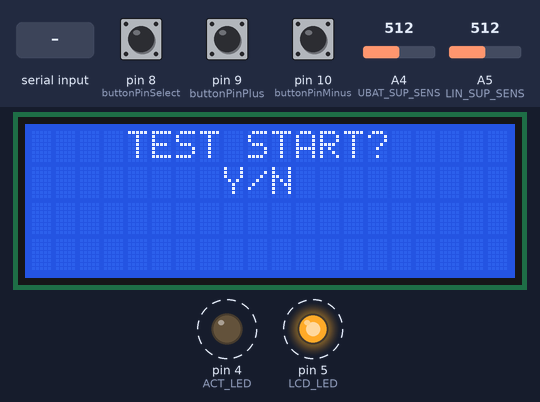
The sketch below on a simulated Arduino Uno, built with avr-gcc and run on an emulated ATmega328P. On the bench: 20×4 character LCD, output pins drawn as LEDs (lit = HIGH). Dashed ring = blinking. Inputs (shaded band) come from the test bench; at power-on: pin 10 (buttonPinMinus) HIGH, pin 9 (buttonPinPlus) HIGH, pin 8 (buttonPinSelect) HIGH, A4 (UBAT_SUP_SENS) = 512, A5 (LIN_SUP_SENS) = 512. What the sketch prints to the serial monitor is not drawn.

Above: at 1.3 s.
1.4 s: pin 10 (buttonPinMinus) pulled LOW for 0.15 s
At 1.93 s:
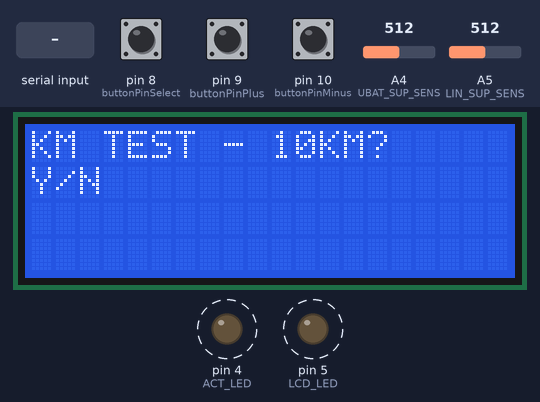
2.1 s: pin 9 (buttonPinPlus) pulled LOW for 0.15 s
At 2.55 s:
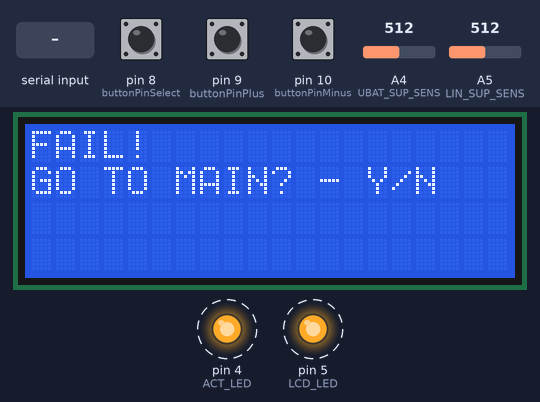
2.8 s: byte 121 ('y') received over Serial
At 4.6 s:
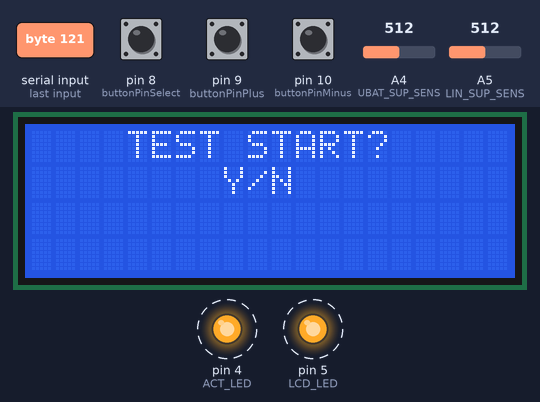
5.8 s: pin 10 (buttonPinMinus) pulled LOW for 1 s
At 6.7 s:
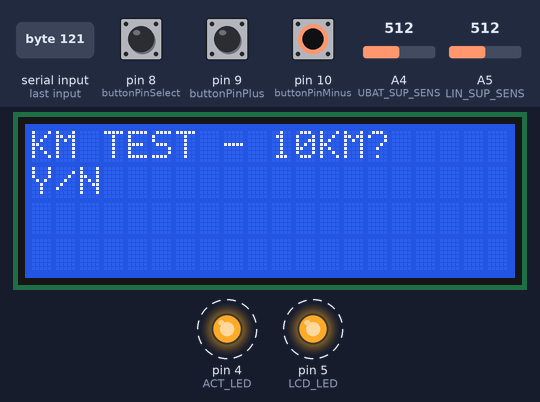
7.4 s: byte 110 ('n') received over Serial
At 9.8 s:
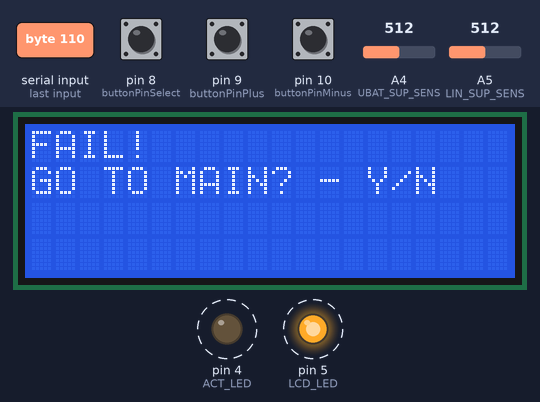
10.4 s: pin 10 (buttonPinMinus) pulled LOW for 3.2 s
At 11.16 s:
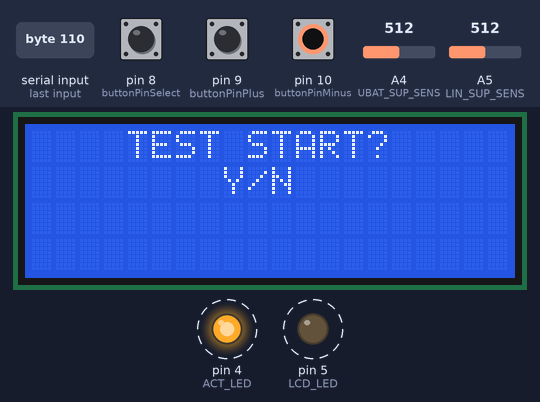
Timing chart, 0 to 15.2 s (numbered marks = the images above; inputs shaded):
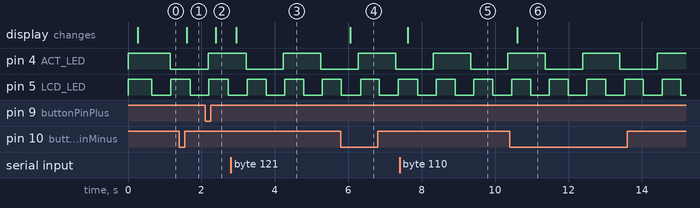

The sketch:

TestDevice.ino
```cpp
#include <Arduino.h>
#include <stdio.h>
#include <SoftwareSerial.h>
#include <LiquidCrystal_I2C.h>


#define ACT_LED 4
#define LCD_LED 5

#define LIN_RX 2
#define LIN_TX 3
#define LIN_EN 4

#define KL15_EN 6
#define BTN_CH0 8
#define BTN_CH1 9
#define BTN_CH2 10

#define LIN_SUP_SENS 5
#define UBAT_SUP_SENS 4
#define LIN_SUP_SENS_FACTOR 11
#define UBAT_SUP_SENS_FACTOR 11


boolean IdleState = true;
boolean IdleFlag = false;
unsigned long CyclickTask_counter10ms = 0u;
const long Counter10msDelayTime = 10u;
unsigned int CounterActLed = 0u;
unsigned int CounterStatLed = 0u;
unsigned int CounterDebugInfo = 0u;
const int CounterActLedRef = 100u;
const int CounterStatLedRef = 50u;
const int CounterDebugInfoRef = 100u;
unsigned int LinSupSensAdcRaw = 0u;
unsigned int UbatSupSensAdcRaw = 0u;
float LinSupSensAdcScaled = 0;
float UbatSupSensAdcScaled = 0;
unsigned long TimeStamp = 0;
unsigned int incomingByte = 0u;
unsigned char ShowFlag = true;


//BUTTON Cyclick Task init
int WhichScreen = 0;                       // This variable stores the current Screen number
boolean flag = true;                       // Check if the button is pressed
boolean flagPlus = true;
boolean flagMinus = true;
const int buttonPinSelect = BTN_CH0;             // the number of the pushbuttonSelect pin
const int buttonPinPlus = BTN_CH1;               // the number of the pushbuttonPlus pin
const int buttonPinMinus = BTN_CH2;             // the number of the pushbuttonMinus pin
int buttonStateSelect;                     // the current reading from the input pin
int lastButtonStateSelect = HIGH;           // the previous reading from the input pin
int buttonStatePlus;                       // the current reading from the input pin
int lastButtonStatePlus = HIGH;
int buttonStateMinus;                       // the current reading from the input pin
int lastButtonStateMinus = HIGH;
unsigned long lastDebounceTime = 0;        // the last time the output pin was toggled
unsigned long debounceDelay = 5;           // the debounce time; increase if the output flickers
unsigned long lastDebounceTimePlus = 0;        // the last time the output pin was toggled
unsigned long debounceDelayPlus = 5;           // the debounce time; increase if the output flickers
unsigned long lastDebounceTimeMinus = 0;        // the last time the output pin was toggled
unsigned long debounceDelayMinus = 5;

//LIN Serial init
SoftwareSerial LinSerial(2,3);

//I2C LCD Initialisation
LiquidCrystal_I2C lcd(0x27,20,4);  // set the LCD address to 0x27 for a 16 chars and 2 line display
unsigned char LcdRefreshTimer = 0;
unsigned char LcdRefreshTimerDelay = 10;
int temperatureDisplay = 0;
unsigned char diagRefreshTimerDelay = 50;
unsigned char diagRefreshTimer = 0;

void setup()
{
  //init functions
  Serial.begin(9600);
  LinSerial.begin(9600);
  pinMode(ACT_LED, OUTPUT);
  digitalWrite(ACT_LED, HIGH);
  pinMode(LCD_LED, OUTPUT);
  digitalWrite(LCD_LED, HIGH);

  pinMode(buttonPinSelect, INPUT_PULLUP); // Read input from button selectz
  pinMode(buttonPinPlus, INPUT_PULLUP); // Read input from button Plus
  pinMode(buttonPinMinus, INPUT_PULLUP); // Read input from button Minus

  // Init the LCD
  lcd.init();
  lcd.backlight();
  lcd.setCursor(3,0);
  lcd.print("INITIALISATION...");

  //Print the debug menu interface welcome message
  Serial.print("\n -------------------------------------------");
  Serial.print("\n|       Welcome to the Free Masonry");
  Serial.print("\n -------------------------------------------");
}

void loop()
{
  if(millis() - CyclickTask_counter10ms >= Counter10msDelayTime)
  {
    CyclickTask_counter10ms = millis();
    ActLedCyclic();
    AdcReadCyclic();
    IoDriverCyclic();
    Lcd_CyclickTaks();
    ButtonSelect();
    ButtonPlus();
    ButtonMinus();
    //Diag_CyclickTask();
    ReadInputSerialCyclick();
    // Put here your Cyclick task on Counter10msDelayTime
  }
}

void ActLedCyclic()
{
 if(CounterStatLed >= CounterStatLedRef)
  {
    CounterStatLed = 0u;
    digitalWrite(LCD_LED, !digitalRead(LCD_LED));
  }
  else
  {
    CounterStatLed++;
  }

   if(CounterActLed >= CounterActLedRef)
  {
    CounterActLed = 0u;
    digitalWrite(ACT_LED, !digitalRead(ACT_LED));
  }
  else
  {
    CounterActLed++;
  }
}

void AdcReadCyclic()
{
    LinSupSensAdcRaw = (analogRead(LIN_SUP_SENS)*5.015/1024);
    LinSupSensAdcScaled = (LinSupSensAdcRaw*(LIN_SUP_SENS_FACTOR));

    UbatSupSensAdcRaw = (analogRead(UBAT_SUP_SENS)*5.015/1024);
    UbatSupSensAdcScaled = (UbatSupSensAdcRaw*(UBAT_SUP_SENS_FACTOR));
}


void IoDriverCyclic()
{
//IO Control
}

// LCD function---------------------------------------------

void Lcd_CyclickTaks()
{
  LcdRefreshTimer++;
  if(LcdRefreshTimer>LcdRefreshTimerDelay)
  {
    LcdRefreshTimer=0;
     if(true == flag)
     {
       //WhichScreen++;
       flag = false;
     }
  switch(WhichScreen)
  {
    case 0:          // ENTER HOMESCREEN
    {

      if( true == ShowFlag)
      {
        ShowFlag = false;
        firstScreen();
      }

      if(true == flagMinus)        // ButtonMinus();
      {
       WhichScreen = 1;
       flagMinus = false;
       ShowFlag = true;
      }

    }
    break;

    case 1:          // TEST STEP 1 - KM
    {

      if( true == ShowFlag)
      {
        ShowFlag = false;
        LinSendSpeed10Km();
        secondScreen();
      }

      if(true == flagMinus)        // ButtonMinus();
     {
      WhichScreen = 2; // TEST OK - go to next test
      flagMinus = false;
      ShowFlag = true;
     }
     else if(true == flagPlus)    // ButtonPlus();
     {
      WhichScreen = 3; // TEST NOK - go to FAIL STATE
      flagPlus = false;
      ShowFlag = true;
     }
    }
    break;

    case 2:          // ENTER VOLTAGE MENU
    {
      if( true == ShowFlag)
      {
        ShowFlag = false;
      LinSendSpeed45Km();
      thirdScreen();
      }

      if(true == flagMinus)        // ButtonMinus();
      {
       WhichScreen = 2; // TEST OK - go to next test
       flagMinus = false;
       ShowFlag = true;
      }
      else if(true == flagPlus)    // ButtonPlus();
      {
       WhichScreen = 3; // TEST NOK - go to FAIL STATE
       flagPlus = false;
       ShowFlag = true;
      }
    }
    break;

    case 3:          // FAIL MENU
    {
      if( true == ShowFlag)
      {
       ShowFlag = false;
       FailScreen();
      }

       if(true == flagMinus)        // ButtonMinus();
       {
        WhichScreen = 0; // Main
        flagMinus = false;
        ShowFlag = true;
       }
    }
    break;

  }

 }
}

// Button Minus function ---------------------------------------------
void ButtonMinus()
{

    int readingMinus = digitalRead(buttonPinMinus);
    if (readingMinus != lastButtonStateMinus)
    {
      // reset the debouncing timer
      lastDebounceTimeMinus = debounceDelayMinus;
    }

   if ((lastDebounceTimeMinus--) <= 0)
   {
    // whatever the reading is at, it's been there for longer
    // than the debounce delay, so take it as the actual current state:

    // if the button state has changed:
    if (readingMinus != buttonStateMinus)
    {
      buttonStateMinus = readingMinus;

      // only toggle the LED if the new button state is HIGH
      if (buttonStateMinus == LOW)
      {
        flagMinus = true;
      }
      else
      {
        flagMinus = false;
      }
    }
    else
    {
      flagMinus = false;
    }
   }

   lastButtonStateMinus = readingMinus;
}

//Button Select function ------------------------------------------
void ButtonSelect()
{
    // BEGIN of the switch debouncing code
    int readingSelect = digitalRead(buttonPinSelect);


    if (readingSelect != lastButtonStateSelect)
    {
      // reset the debouncing timer
      lastDebounceTime = debounceDelay;
    }

   if ((lastDebounceTime--) <= 0)
   {
    // whatever the reading is at, it's been there for longer
    // than the debounce delay, so take it as the actual current state:

    // if the button state has changed:
    if (readingSelect != buttonStateSelect)
    {
      buttonStateSelect = readingSelect;

      // only toggle the LED if the new button state is HIGH
      if (buttonStateSelect == LOW)
      {
        flag = true;
      }
      else
      {
        flag = false;
      }
    }
    else
    {
      flag = false;
    }
   }

   lastButtonStateSelect = readingSelect;
}

// Button Plus function ---------------------------------------------
void ButtonPlus()
{
    int readingPlus = digitalRead(buttonPinPlus);
    if (readingPlus != lastButtonStatePlus)
    {
      // reset the debouncing timer
      lastDebounceTimePlus = debounceDelayPlus;
    }

   if ((lastDebounceTimePlus--) <= 0)
   {
    // whatever the reading is at, it's been there for longer
    // than the debounce delay, so take it as the actual current state:

    // if the button state has changed:
    if (readingPlus != buttonStatePlus)
    {
      buttonStatePlus = readingPlus;

      // only toggle the LED if the new button state is HIGH
      if (buttonStatePlus == LOW)
      {
        flagPlus = true;

      }
      else
      {
        flagPlus = false;
      }
    }
    else
    {
      flagPlus = false;
    }
   }

     lastButtonStatePlus = readingPlus;
}


//=======================================================
//Homescreen LCD refresh

void firstScreen()
  {
   lcd.clear();
   lcd.setCursor(4,0); // Column, line
   lcd.print("TEST START?");
   Serial.print("\nTEST START?");
   lcd.setCursor(8,1);
   lcd.print("Y/N");
   Serial.print("\nY/N");
  }

void secondScreen()
  {
   lcd.clear();
   lcd.setCursor(0,0); // Column, line
   lcd.print("KM TEST - 10KM?");
   Serial.print("\nKM TEST - 10KM?");
   lcd.setCursor(0,1);
   lcd.print("Y/N");
   Serial.print("\nY/N");
  }

void thirdScreen()
  {
   lcd.clear();
   lcd.setCursor(0,0); // Column, line
   lcd.print("KM TEST - 45KM?");
   Serial.print("\nKM TEST - 45KM?");
   lcd.setCursor(0,1);
   lcd.print("Y/N");
   Serial.print("\nY/N");
  }

  //Calibration LCD refresh
void fourthScreen()
  {
   lcd.clear();
   lcd.setCursor(0,0); // Column, line
   lcd.print("Calibration");
   lcd.setCursor(0,1);
   //lcd.print(calibration_const);
   lcd.setCursor(5,1);
   lcd.print("RPM = ");
   //lcd.print(rpm);
  }

//Voltage LCD refresh
void FifthScreen()
  {
   lcd.clear();
   lcd.setCursor(0,0); // Column, line
   lcd.print("Voltage Sensor");
   lcd.setCursor(0,1);
   lcd.print("Voltage = ");
   lcd.print(UbatSupSensAdcScaled );
   lcd.print(" V" );
  }

  //Voltage LCD refresh
void FailScreen()
  {
   lcd.clear();
   lcd.setCursor(0,0); // Column, line
   lcd.print("FAIL!");
   Serial.print("\nFAIL!");
   lcd.setCursor(0,1);
   lcd.print("GO TO MAIN? - Y/N");
   Serial.print("\nGO TO MAIN? - Y/N");
  }


// DIAGNOSTIC REALTIME FUNCTION-------------------------------------------------

void Diag_CyclickTask()
{
  diagRefreshTimer++;
  if(diagRefreshTimer>diagRefreshTimerDelay)
  {
    diagRefreshTimer=0;

    Serial.print("\n -------------------------------------------");
    Serial.print("\n|       DEBUG INFO                         |");
    Serial.print("\n -------------------------------------------");
    Serial.print("\n LIN SUP: ");
    Serial.print(LinSupSensAdcScaled);
    Serial.print(" V");
    Serial.print("\n LIN SUP RAW: ");
    Serial.print(LinSupSensAdcRaw);
    Serial.print("\n Ubat: ");
    Serial.print(UbatSupSensAdcScaled);
    Serial.print(" V");
    Serial.print("\n Ubat RAW: ");
    Serial.print(UbatSupSensAdcRaw);

    //Print the time stamp::
    Serial.print("Time: ");
    Serial.print(TimeStamp);
    Serial.println(" ms");

    //Print the State value:
    Serial.print("State value = ");
    Serial.println(WhichScreen);

    //Print Btn Select state:
    Serial.print("Select btn state = ");
    Serial.println(flag);

    //Print Btn plus state:
    Serial.print("Select btn plus = ");
    Serial.println(flagPlus);


    //Print Btn plus state:
    Serial.print("Select btn plus = ");
    Serial.println(flagMinus);

    //Print the State 1:
    if (WhichScreen == 0)
    {
        Serial.println("MainScreen:");
        Serial.print("RPM = ");
        //Serial.println(rpm);
    }

    //Print the State 2:
    if (WhichScreen == 1)
    {
        Serial.println("Temp Sensor");
        Serial.println("Menu");
    }

    //Print the State 3:
    if (WhichScreen == 2)
    {
        Serial.println("Voltage Sensor");
        Serial.println("Menu");
    }

    //Print the State 4:
    if (WhichScreen == 3)
    {
        Serial.println("Calibration");
        Serial.println("Menu");
    }

  }
}

void LinSendSpeed10Km()
{
  //Send 10 km comand:
  LinSerial.print("10km");
}

void LinSendSpeed45Km ()
{
  //Send 45 km comand:
  LinSerial.print("10km");
}

void LinSendLightsOn ()
{
  //Send comand Lights ON:
  LinSerial.print("LightsON");
}

void ReadInputSerialCyclick()
{
    if (Serial.available() > 0)
    {
     // read the incoming byte:
     incomingByte = Serial.read();
     if('y' == incomingByte)
     {
       flagMinus = true;
     }
     else if ('n' == incomingByte)
     {
       flagPlus = true;
     }
    }
}
```

Measured:
- after the input at 1.4 s, the display: changes after 0.20 s (image 1)
- after the input at 2.1 s, the display: changes after 0.29 s (image 2)
- after the input at 2.8 s, the display: changes after 0.15 s (image 3)
- after the input at 5.8 s, the display: changes after 0.25 s (image 4)
- after the input at 7.4 s, the display: changes after 0.22 s (image 5)
- after the input at 10.4 s, the display: changes after 0.20 s (image 6)
- by itself, pin 4 (ACT_LED): alternates HIGH for 1.0 s and LOW for 1.0 s
- by itself, pin 5 (LCD_LED): alternates HIGH for 0.51 s and LOW for 0.51 s
